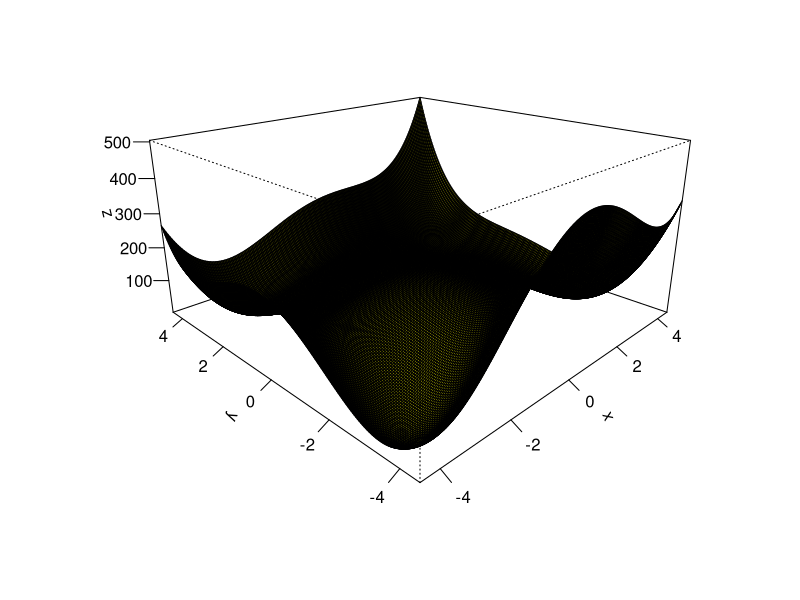
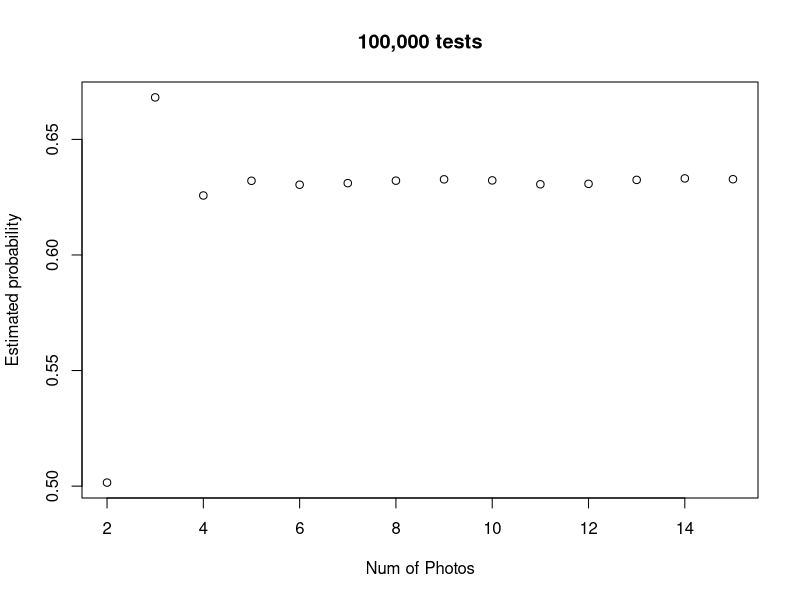

These charts were generated, in order, by the following R code: (Note: this script raises an error after producing the figures.)
####################Question 1############################
#Question 1
#Defining the Matrix
A<-matrix(c(3,-1,0,-1,0,-1,3,-1,3,-1,0,-1,3,1,0,-1,3,1,5,-1,0,-1,0,-1,1), nrow=5)

#Function that can be passed Matx in order to perform Cholesky Functions
choleskyFunction <- function(Matx){
  #Finds the upper triangular matrix
  L<-chol(Matx)
  #Transposes the matrix to show the lower triangular matrix
  Lt<-t(L)
  #Displays the lower hand matrix
  Lt
}
#Runs the function
choleskyFunction(A)
####################Question 2############################
#Question 2 
#Singular value Decompostion
#the creation of matrix
Q2Matrix <- matrix(c(1,1,1,1,2,0,0,0),nrow = 4)
#Displaying original matrix
Q2Matrix
#using the svd function to show the singular values
sv <-svd(Q2Matrix)
#Displaying Singular values
sv
####################Question 3############################
#Question 3
####################Question 4############################
#Question 4
####################Question 5#############################
#Question 5
#Function plot - Plot the formula below
Question5F<-function(x,y,a,b) (x^2+y-11)^2+(x+y^2-7)^2
#defining the x,y and z of the measurements
x<-seq(-4.5,4.5,length.out = 200)
y<-seq(-4.5,4.5,length.out = 200)
z<-outer(x,y,Question5F,a=1,b=100)

#plotting the graph 
persp(x,y,z,theta =-45,phi=20,expand=0.5,col="yellow",shade =1,ticktype ="detailed",xlab ="x",ylab ="y",zlab="z")

#Writing the function so x,y is a vector
Question5FV<-function(vec) (vec[1]^2+vec[2]-11)^2+(vec[1]+vec[2]^2-7)^2


###################Finding the minimums###########################
#Minimum can be found based on value being 0 or so close to 0
#Based on plot there seems to be 4 dips representing each minimum is extracted here
#From plot minimum seems to be near x=-4,y=-4.
minimum1<- optim(c(-4,-4),Question5FV)$par
minimum1

#From plot minimum seems to be near x = 4, y= -3.5
minimum2 <- optim(c(4,-3.5),Question5FV)$par
minimum2

#From plot minimum seems to be near x = -3.5, y = 3.5
minimum3 <- optim(c(-3.5, 3.5),Question5FV)$par
minimum3

#From plot minimum seems to be near x = 3.5, y = 3.5
minimum4 <- optim(c(3.5,3.5),Question5FV,hessian = TRUE)$par
minimum4

####################Finding the Maximum points#####################
maximum1 <- optim(c(0,0),control=list(fnscale=-1),Question5FV)$par
maximum1

###################finding the saddle points######################
#Lets define the partial derivatives by plugging vec[1] and vec[2] instead of x and y
fx <- function(x,y,h=0.001){
  (Question5F(x+h,y) - Question5F(x,y))/h
}
fy <- function(x,y,h=0.001){
  (Question5F(x,y+h)-Question5F(x,y))/h
}


fxb <- function(vec){
  fx(vec[1],vec[2])
}
fyb <- function(vec){
  fy(vec[1],vec[2])
}

#call sumssq the function of the vector vec made of the sum of the squares
#of the two parial derivatives
sumssq <- function(vec){
  fxb(vec)^2+fyb(vec)^2
}

#Now we can find the coordinates of the saddle points through "optim".
#We do exactly the same thing for all three points, just changing the guess of their location. 
#according to the graph. 

saddle_point1 <- optim(c(-3.5,0),sumssq)$par
saddle_point1

saddle_point2 <- optim(c(0,-3.5),sumssq)$par
saddle_point2

saddle_point3 <- optim(c(0,2),sumssq)$par
saddle_point3

#creating a list of minimum points
minimum_list <- list(minimum1,minimum2,minimum3,minimum4)
#List of minimum points
minimum_list

#this represents the only maximum point in graph
maximum1

#list of saddle points
saddle_point_list <- list(saddle_point1,saddle_point2,saddle_point3)
#Print of saddle point list
saddle_point_list

####################Question 7#################################

#number of pictures inside of simulation

#variable to keep track of matched amount
totalNumberMatched <- 0


#function of pairing actors
pairActor <- function(secNumber, trials){
  #variable to track if match has taken place
  numOfMatches <- 0
  #looping through number of trials = 100,000
  for (t in 1:trials) {
    #variables storing the number of photos present in each sequance
    numberOfActors <- seq(1:secNumber)
    numberOfBabys <- sample(1:secNumber)
    
    #for loop comparing
    for(i in 1:secNumber){
      if(numberOfActors[i] == numberOfBabys[i])
      {
        #If match takes place, log
        numOfMatches = numOfMatches + 1
      }
    }
    #checking if matches have taken place
    if(numOfMatches != 0){
      #if any number of matches has taken place, track total number of matches
      totalNumberMatched = totalNumberMatched +1
      #Number of matches set to zero so tracking can take place
      numOfMatches = 0
    }
  }
 #print out the % of successful matches over the trials
  percentageSuccess <- totalNumberMatched/trials
  return(percentageSuccess)
}

#set the number of pictures present
nPictures <- seq(2,15)
#define the number of times the results will be collected
result <- seq(1,14)

#call the function 14 times storing the results each time,  
for(n in 1:14){
  result[n] <- pairActor(nPictures[n],100000)  
}

#forming a final plot so that it can be plotted againced the correct number of photos
finalPlot <- matrix(c(seq(2,15),result), nrow = 14)

#plotting the final results on graph
plot(finalPlot,main = "100,000 tests", xlab = "Num of Photos",ylab = "Estimated probability")

#Commenting done inside of submission document. 
#Discussing the reason probability stabilizes at 5+ photos


################################## Question 8 ##################################

#loading the images
face1.bmp <- read.bmp(file.choose())
face2.bmp <- read.bmp(file.choose())
face3.bmp <- read.bmp(file.choose())

#Working out the averages of the 3 faces and plot an image of it
#defining rotate function
rotate.m <- function(m) t(m)[,nrow(m):1]

#getting the average of the 3 face matrix
averOfFaces <- (face1.bmp+face2.bmp+face3.bmp)/3

#plotting image 1
image(rotate.m(face1.bmp),col = gray((0:255)/255),axes=F)
#plotting image 2
image(rotate.m(face2.bmp),col = gray((0:255)/255),axes=F)
#plotting image 3
image(rotate.m(face3.bmp),col = gray((0:255)/255),axes=F)

#Plotting the average of the 3 images
image(rotate.m(averOfFaces),col = gray((0:255)/255),axes=F)

#Plotting images of difference of each face from the average face on one figure.
#defining the difference between the original faces vs the average face
differnce1 <- face1.bmp - averOfFaces
differnce2 <- face2.bmp - averOfFaces
differnce3 <- face3.bmp - averOfFaces

par(mfrow = c(2,2))
#plotting image 1
image(rotate.m(differnce1),col = gray((0:255)/255),axes=F)
#plotting image 2
image(rotate.m(differnce2),col = gray((0:255)/255),axes=F)
#plotting image 3
image(rotate.m(differnce3),col = gray((0:255)/255),axes=F)

#Plotting the average of the 3 images
image(rotate.m(averOfFaces),col = gray((0:255)/255),axes=F)

#Based on the covariance matrix of the differences, calculate eigenfaces
#(equal to eigenvectors) and plot images of the first 3 eigenfaces.

#Egienvectors are a special set of vectors with a linear system of equations
#i.e., a matrix equation that are sometimes also know as characteristics vectors
#proper vectors, or latent vectors. 
sv<-svd(differnce1)

#getting the eigenvector of the covariance matrix 
eigenVectorMatrix <- sv$u

#checking that it is the same dimentions and that it is a martix
dim(eigenVectorAvr)
is.matrix(eigenVectorAvr)

#plotting the eigenvectorMatrix
image(rotate.m(eigenVectorAvr),col = gray((0:55)/55),axes=F)




###########################Question 9 #########################

generateData <-function(m,n){
  
  data <- matrix(rbinom(m,10,0.01),n,n)
}

lessTrials<- t(apply(generateData(10000,20),2,function(x) c(mean(x))))
lessTrials




moreTrials <-t(apply(generateData(10000,100),2,function(x) c(mean(x))))

par(mfrow = c(1,2))
hist(lessTrials)
hist(moreTrials)
